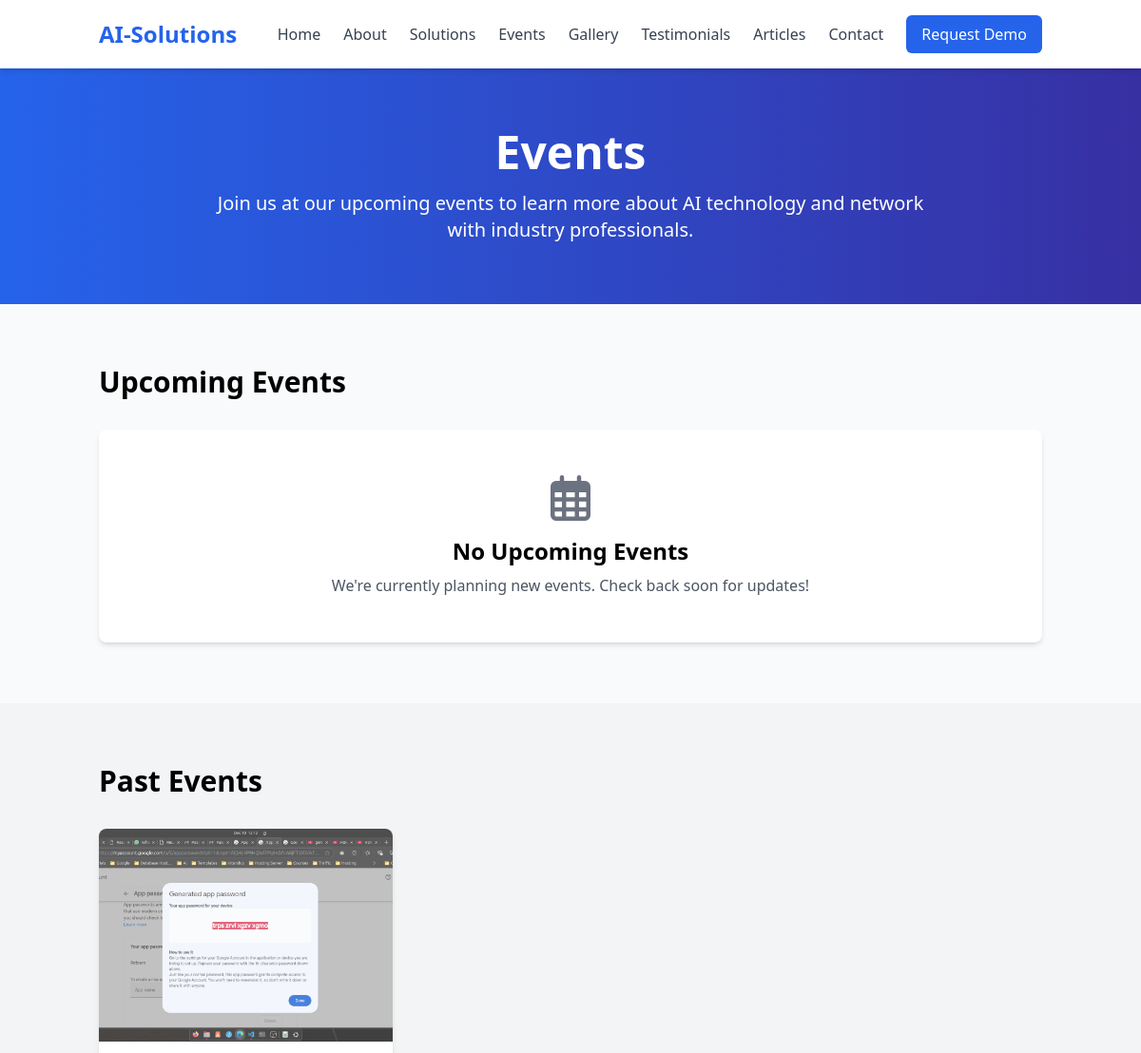
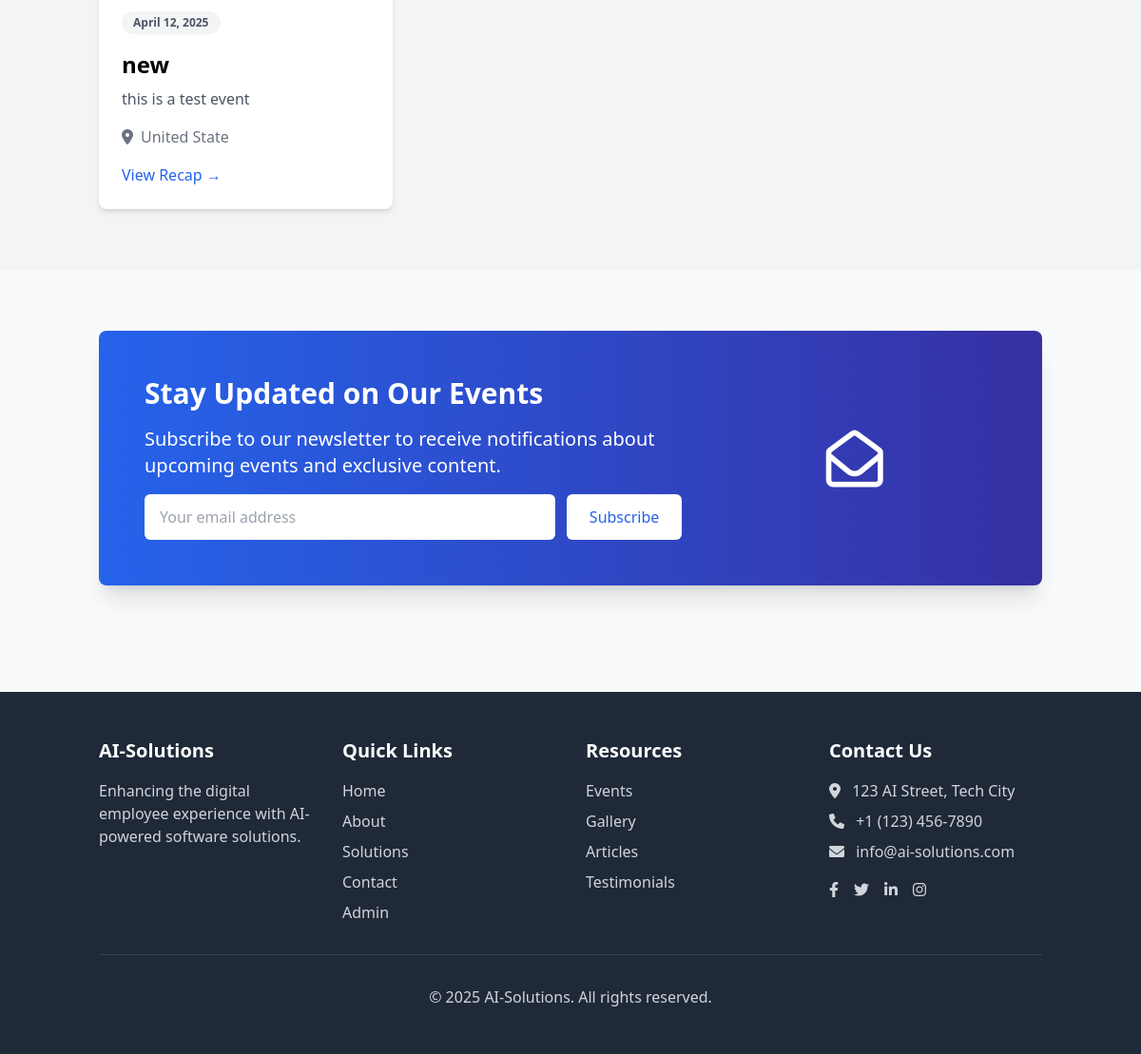
Screenshot of /events/ with the database file from the repository (2 pictures, top to bottom).
### core/models.py (models this page shows, shortened)
class Event(models.Model):
    title = models.CharField(max_length=200)
    slug = models.SlugField(max_length=200, unique=True, blank=True)
    description = models.TextField()
    date = models.DateTimeField()
    location = models.CharField(max_length=200)
    image = models.ImageField(upload_to='events/', blank=True, null=True)
    price = models.CharField(max_length=100, blank=True, null=True)
    capacity = models.IntegerField(default=100)
    agenda = models.TextField(blank=True, null=True)
    what_you_will_learn = models.TextField(blank=True, null=True)
    speakers = models.ManyToManyField('Speaker', related_name='events', blank=True)

### core/views.py (the view)
# urls.py: path('events/', events, name='events'),
def events(request):
    upcoming_events = Event.objects.filter(date__gt=timezone.now()).order_by('date')
    past_events = Event.objects.filter(date__lte=timezone.now()).order_by('-date')
    return render(request, 'core/events.html', {
        'upcoming_events': upcoming_events,
        'past_events': past_events
    })

### templates/core/events.html (shortened to what this page needs)
{% extends 'base.html' %}
{% block content %}
<section class="bg-gradient-to-r from-blue-600 to-indigo-800 text-white py-16">
    <div class="container mx-auto px-4 text-center">
        <h1 class="text-4xl md:text-5xl font-bold mb-4">Events</h1>
        <p class="text-xl max-w-3xl mx-auto">Join us at our upcoming events to learn more about AI technology and network with industry professionals.</p>
    </div>
</section>
<section class="py-16">
    <div class="container mx-auto px-4">
        <h2 class="text-3xl font-bold mb-8">Upcoming Events</h2>
        <div class="grid grid-cols-1 md:grid-cols-2 lg:grid-cols-3 gap-8">
            {% for event in upcoming_events %}
            <div class="bg-white rounded-lg shadow-md overflow-hidden transition transform hover:-translate-y-1 hover:shadow-lg">
                {% if event.image %}
                <img src="{{ event.image.url }}" alt="{{ event.title }}" class="w-full h-56 object-cover">
                {% else %}
                <img src="https://via.placeholder.com/600x400" alt="{{ event.title }}" class="w-full h-56 object-cover">
                {% endif %}
                <div class="p-6">
                    <div class="flex items-center mb-4">
                        <div class="bg-blue-100 text-blue-800 text-xs font-semibold px-3 py-1 rounded-full">
                            {{ event.date|date:"F j, Y" }}
                        </div>
                        <div class="ml-2 text-gray-500 text-sm">
                            {{ event.date|date:"g:i A" }}
                        </div>
                    </div>
                    <h3 class="text-2xl font-bold mb-2">{{ event.title }}</h3>
                    <p class="text-gray-600 mb-4">{{ event.description|truncatewords:20 }}</p>
                    <p class="text-gray-500 mb-4"><i class="fas fa-map-marker-alt mr-2"></i>{{ event.location }}</p>
                    <a href="{% url 'event_detail' event.pk %}" class="bg-blue-600 hover:bg-blue-700 text-white px-4 py-2 rounded-md font-medium inline-block transition">View Details</a>
                </div>
            </div>
            {% empty %}
            <div class="col-span-3 text-center py-12 bg-white rounded-lg shadow-md">
                <div class="text-gray-500 mb-4">
                    <i class="far fa-calendar-alt text-5xl"></i>
                </div>
                <h3 class="text-2xl font-bold mb-2">No Upcoming Events</h3>
                <p class="text-gray-600">We're currently planning new events. Check back soon for updates!</p>
            </div>
            {% endfor %}
        </div>
    </div>
</section>
<section class="bg-gray-100 py-16">
    <div class="container mx-auto px-4">
        <h2 class="text-3xl font-bold mb-8">Past Events</h2>
        <div class="grid grid-cols-1 md:grid-cols-2 lg:grid-cols-3 gap-8">
            {% for event in past_events %}
            <div class="bg-white rounded-lg shadow-md overflow-hidden">
                {% if event.image %}
                <img src="{{ event.image.url }}" alt="{{ event.title }}" class="w-full h-56 object-cover opacity-75">
                {% else %}
                <img src="https://via.placeholder.com/600x400" alt="{{ event.title }}" class="w-full h-56 object-cover opacity-75">
                {% endif %}
                <div class="p-6">
                    <div class="flex items-center mb-4">
                        <div class="bg-gray-100 text-gray-600 text-xs font-semibold px-3 py-1 rounded-full">
                            {{ event.date|date:"F j, Y" }}
                        </div>
                    </div>
                    <h3 class="text-2xl font-bold mb-2">{{ event.title }}</h3>
                    <p class="text-gray-600 mb-4">{{ event.description|truncatewords:20 }}</p>
                    <p class="text-gray-500 mb-4"><i class="fas fa-map-marker-alt mr-2"></i>{{ event.location }}</p>
                    <a href="{% url 'event_detail' event.pk %}" class="text-blue-600 hover:text-blue-800 font-medium">View Recap →</a>
                </div>
            </div>
            {% empty %}
            <div class="col-span-3 text-center py-12 bg-white rounded-lg shadow-md">
                <p class="text-gray-600">No past events to display.</p>
            </div>
            {% endfor %}
        </div>
    </div>
</section>
<section class="py-16">
    <div class="container mx-auto px-4">
        <div class="bg-gradient-to-r from-blue-600 to-indigo-800 rounded-lg shadow-xl p-8 md:p-12">
            <div class="flex flex-col md:flex-row items-center">
                <div class="md:w-2/3 mb-8 md:mb-0 md:pr-8 text-white">
                    <h2 class="text-3xl font-bold mb-4">Stay Updated on Our Events</h2>
                    <p class="text-xl mb-4">Subscribe to our newsletter to receive notifications about upcoming events and exclusive content.</p>
                    <form class="flex flex-col sm:flex-row space-y-3 sm:space-y-0 sm:space-x-3">
                        <input type="email" placeholder="Your email address" class="px-4 py-3 rounded-md flex-grow focus:outline-none focus:ring-2 focus:ring-blue-300">
                        <button type="submit" class="bg-white text-blue-600 hover:bg-gray-100 px-6 py-3 rounded-md font-medium transition">Subscribe</button>
                    </form>
                </div>
                <div class="md:w-1/3 text-center">
                    <div class="text-white text-6xl">
                        <i class="far fa-envelope-open"></i>
                    </div>
                </div>
            </div>
        </div>
    </div>
</section>
{% endblock %}

### rows the page displays
Event: image (picture), date "April 12, 2025", title "new", description "this is a test event", location "United State"
